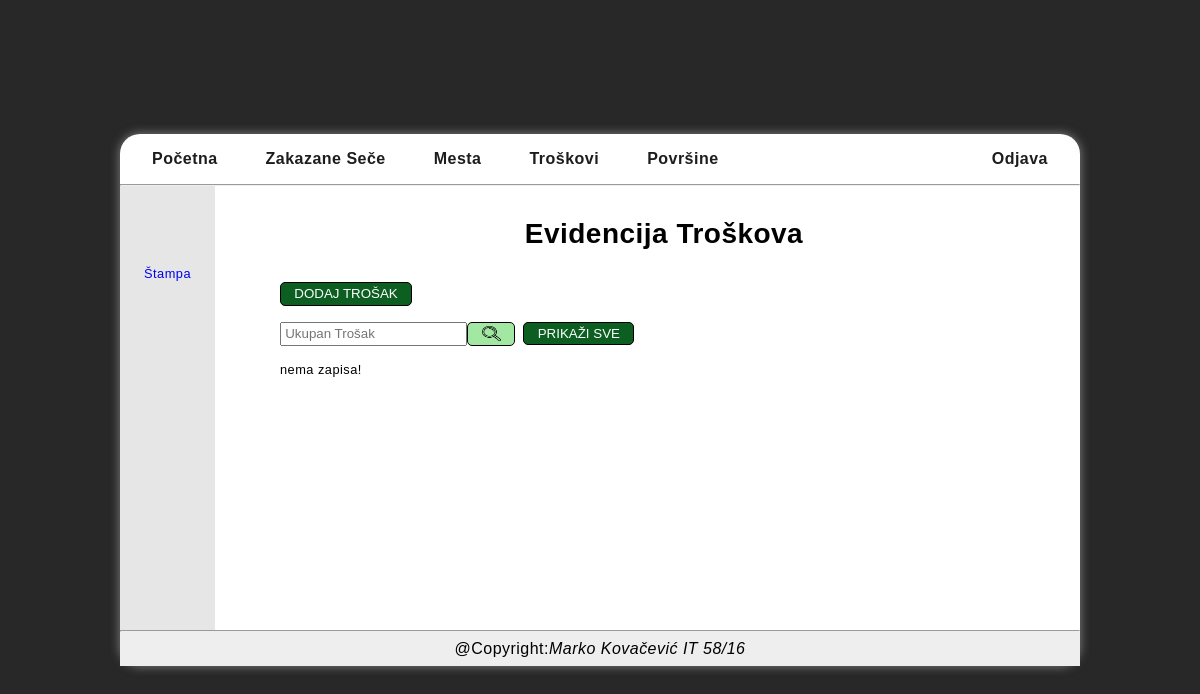
The app's page /FrontEnd/src/Stranice/Trosak/trosakAdmin.php (signed in), older data.
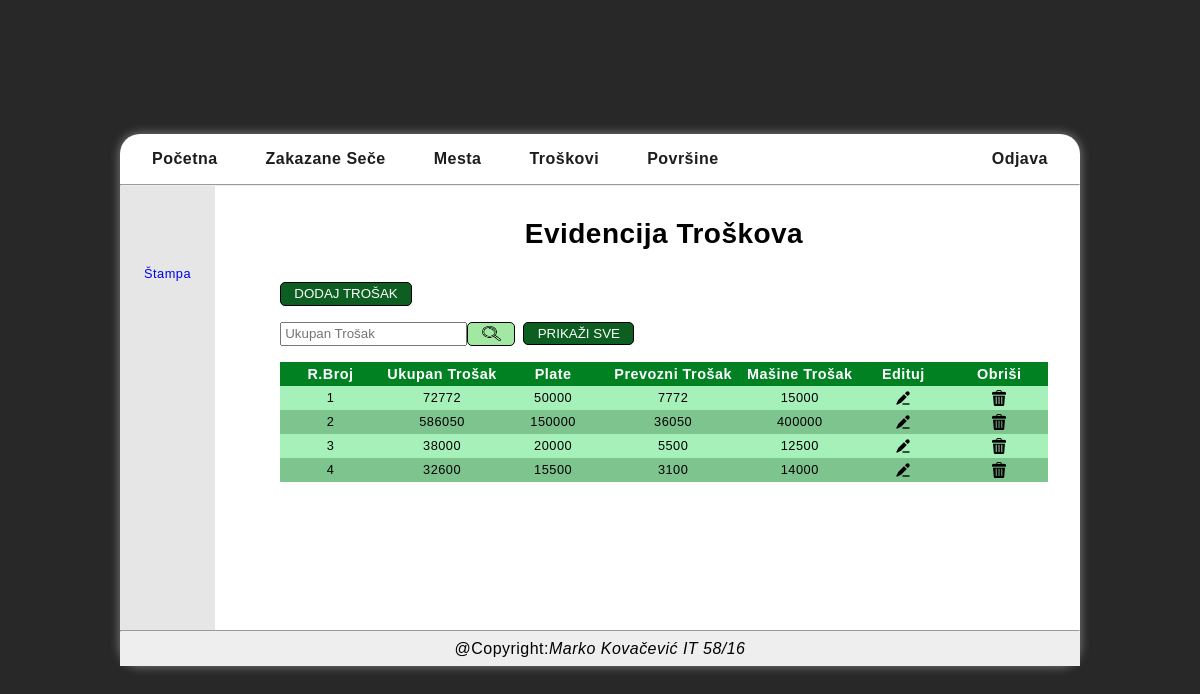
The same page, newer data.
### tables this page shows
create table `TROSAK`
(
    trosakID        int not null AUTO_INCREMENT PRIMARY KEY,
    ukupanTrosak    int not null,
    plate           int not null,
    prevozniTrosak  int not null,
    masineTrosak    int not null
);

### BackEnd/Klase/BaznaKonekcija.php (called while the page is built, shortened)
<?php
class Konekcija{
public $KompletanNazivBazePodataka;
public $VerzijaMySQLNaredbi;
private $korisnik;
private $sifra;
private $host;
private function UcitajVerzijuMYSQLNaredbi(){
    $VerzijaPHP = phpversion();
    if($VerzijaPHP<'7.0.0'){
        $this->VerzijaMySQLNaredbi="mysql";
    }else {
        $this->VerzijaMySQLNaredbi="mysqli";
    }
}
private function UcitajParamKonekcije($PutanjaNazivFajlaXMLParametriKonekcije){
    $xml=simplexml_load_file($PutanjaNazivFajlaXMLParametriKonekcije) or die("Greska: ne postoji fajl BazniParamKonekcije.xml");
    $this->host=$xml->host;
    $this->korisnik=$xml->korisnik;
    $this->sifra=$xml->sifra;
    $this->prefiks_baze_podataka = $xml->prefiks_baze_podataka;
    $this->naziv_baze_podataka = $xml->naziv_baze_podataka;
    $this->KompletanNazivBazePodataka = $this->prefiks_baze_podataka.$this->naziv_baze_podataka;
}
public function connect(){
    if($this->VerzijaMySQLNaredbi=="mysqli"){
        $this->konekcijaDB = mysqli_connect($this->host, $this->korisnik, $this->sifra, $this->KompletanNazivBazePodataka);
    }else{
        $this->konekcijaMYSQL = mysql_connect($this->host, $this->korisnik, $this->sifra);
        $this->konekcijaDB = mysql_select_db($this->KompletanNazivBazePodataka, $this->konekcijaMYSQL);
    }
 }
}
?>

### BackEnd/Klase/BaznaTabela.php (called while the page is built, shortened)
<?php
 class Tabela{
 public $OtvorenaKonekcija;
 public $TipMYSQL;
 public $ListaZapisa;
 public function __construct($NovaOtvorenaKonekcija, $NoviNazivTabele) {
        $this->OtvorenaKonekcija = $NovaOtvorenaKonekcija;
        $this->TipMYSQL = $NovaOtvorenaKonekcija->VerzijaMySQLNaredbi;
 }
    public function UcitajSvePoUpitu($Upit)
    {
        if($this->TipMYSQL=="mysqli"){
            $this->Kolekcija = mysqli_query($this->OtvorenaKonekcija->konekcijaDB, $Upit);
            $this->BrojZapisa = mysqli_num_rows($this->Kolekcija);
        }
        else{
            $this->Kolekcija = mysql_query($Upit);
            $this->BrojZapisa = mysql_num_rows($this->Kolekcija);
        }
    }
    public function PrebaciKolekcijuUListu($Kolekcija)
    {
        $ListaZapisa = array();
        if($this->TipMYSQL=="mysqli")
        {
            while($RedZapisa = mysqli_fetch_array($Kolekcija, MYSQLI_NUM))
            {
                $this->ListaZapisa[] = $RedZapisa;
            }
        }
        else{
            while($RedZapisa = mysql_fetch_array($Kolekcija, MYSQLI_NUM))
            {
                $this->ListaZapisa[] = $RedZapisa;
            }
        }
      return $ListaZapisa;
    }
    public function DajVrednostPoRednomBrojuZapisaPoRBPolja($Kolekcija, $RBZapisa, $RBPolja)
    {
        if($this->TipMYSQL=="mysqli")
        {
            $RedZapisa = $this->ListaZapisa[$RBZapisa];
            $Vrednost = $RedZapisa [$RBPolja];
        }
        else{
            $Vrednost = mysql_result($Kolekcija, $RBZapisa, $RBPolja);
        }
      return $Vrednost;
    }
 }
?>

### BackEnd/Klase/DBTrosak.php (called while the page is built, shortened)
<?php
class DBTrosak extends Tabela
{
    public function DajSvePodatkeOTroskovima($filterParametar){
        if(isset($filterParametar)){
            $upit="select * from `".$this->NazivBazePodataka."`.`TROSAK` where `trosakID`='".$filterParametar."'";
        }else{
            $upit="select * from `".$this->NazivBazePodataka."`.`TROSAK`";
        }
        $this->UcitajSvePoUpitu($upit);
    }
}
?>

### FrontEnd/src/Stranice/Trosak/trosakAdmin.php (the view, shortened to what the changed rows need)
<?php
    require $_SERVER['DOCUMENT_ROOT'] . "/SECA-SUMA/BackEnd/Klase/BaznaKonekcija.php";
       $ovlascenje=$_SESSION["ovlascenje"];
    require $_SERVER['DOCUMENT_ROOT'] . "/SECA-SUMA/BackEnd/Klase/BaznaTabela.php";
    $KonekcijaObject = new Konekcija($_SERVER['DOCUMENT_ROOT'] . '/SECA-SUMA/BackEnd/Klase/BazniParamKonekcije.xml');
    $KonekcijaObject->connect();
    if($KonekcijaObject->konekcijaDB){
        require $_SERVER['DOCUMENT_ROOT'] . "/SECA-SUMA/BackEnd/Klase/DBTrosak.php";
        $TrosakObject = new DBTrosak($KonekcijaObject,"trosak");
        if(isset($_GET['filtriraj'])){
            $filter=$_GET['filter'];
            $TrosakObject->DajSvePodatkeOTroskovima($filter);
        }else{
            $filter=null;
            $TrosakObject->DajSvePodatkeOTroskovima($filter);
        }
    }else{
        echo"Neuspesna konekcija";
    }
?>
<!DOCTYPE html>
<html lang="sr" class="html">
<head>
    <link href="/SECA-SUMA/style.css" type="text/css" rel="stylesheet">
    <link href="trosak.css" type="text/css" rel="stylesheet">
</head>
<body class="glavniKontejner seca body">
    <?php require $_SERVER['DOCUMENT_ROOT'] . "/SECA-SUMA/FrontEnd/src/Delovi/Header/headerAdmin.php"?>
  <section class="index">
  <div class="sadrzajAside">
            <aside class="leviMeni">
                <?php require $_SERVER['DOCUMENT_ROOT'] . "/SECA-SUMA/FrontEnd/src/Delovi/LeviMeni/leviMeni.php"?>
            </aside>
</div>
<div class="seca__sadrzaj seca">
    <div class="seca__h1Wrap">
        <h1 class="seca__h1">Evidencija Troškova</h1>
    </div>
        <div class="seca__optionsWrap">
        </div>
        <?php
            if ($TrosakObject->BrojZapisa==0)
            {
                echo "nema zapisa!";
            }
        else
            {
               echo' <table class="table seca__table">';
               echo' <thead class="seca__thead">';
               echo'     <tr class="seca__headTr">';
               echo'         <th>R.Broj</th>';
               echo'         <th>Ukupan Trošak</th>';
               echo'         <th>Plate</th>';
               echo'         <th>Prevozni Trošak</th>';
               echo'         <th>Mašine Trošak</th>';
               if($ovlascenje === "admin"){
               echo'         <th>Edituj</th>';
               echo'         <th>Obriši</th>';
               }
               echo'     </tr>';
               echo' </thead>';
               echo'<tbody class="seca__tableBody">';
               for($RBZapisa = 0; $RBZapisa < $TrosakObject->BrojZapisa; $RBZapisa++){
                $Rbroj = $RBZapisa + 1;
                $trosakID=$TrosakObject->DajVrednostPoRednomBrojuZapisaPoRBPolja($TrosakObject->Kolekcija, $RBZapisa,0);
                $ukupanTrosak=$TrosakObject->DajVrednostPoRednomBrojuZapisaPoRBPolja($TrosakObject->Kolekcija, $RBZapisa,1);
                $plate=$TrosakObject->DajVrednostPoRednomBrojuZapisaPoRBPolja($TrosakObject->Kolekcija, $RBZapisa,2);
                $prevozniTrosak=$TrosakObject->DajVrednostPoRednomBrojuZapisaPoRBPolja($TrosakObject->Kolekcija, $RBZapisa,3);
                $masineTrosak=$TrosakObject->DajVrednostPoRednomBrojuZapisaPoRBPolja($TrosakObject->Kolekcija, $RBZapisa,4);
                echo'<tr>';
                echo'<td>' .$Rbroj.'</td>';
                echo'<td>' .$ukupanTrosak. '</td>';
                echo'<td>' .$plate. '</td>';
                echo'<td>' .$prevozniTrosak. '</td>';
                echo'<td>' .$masineTrosak. '</td>';
                if($ovlascenje === "admin"){
                echo'<td><form action="/SECA-SUMA/FrontEnd/src/Modali/Izmena/editovanjeTrosak.php" class="otvaranjeEditFormeBtn" method="POST"><input type="hidden" name="trosakID" value='.$trosakID.'><input class="input-slika" type="image" src="/SECA-SUMA/FrontEnd/Assets/edit-text.png" name="EditujSecu"></form></td>';
                echo'<td><form action="/SECA-SUMA/FrontEnd/src/Modali/Brisanje/trosakObrisi.php" method="POST"><input type="hidden" name="trosakID" value='.$trosakID.'><input class="input-slika" type="image"src="/SECA-SUMA/FrontEnd/Assets/trash-can.png" name="ObrisiSecu"></form></td>';
                }
                echo'</tr>';
               }
            }
        ?>
        </tbody>
    </table>
</div>
</section>
<div class="seca__formDodajOtvori"><?php include $_SERVER['DOCUMENT_ROOT'] . "/SECA-SUMA/FrontEnd/src/Modali/DodajNovo/troskovi__dodajNovo.php"?></div>
    <footer><?php require $_SERVER['DOCUMENT_ROOT'] . "/SECA-SUMA/FrontEnd/src/Delovi/Footer/footer.php"?></footer>
</body>
</html>

Row changes from the older to the newer data that the page shows:
added trosak: Rbroj "1", ukupanTrosak "72772", plate "50000", prevozniTrosak "7772", masineTrosak "15000"
added trosak: Rbroj "2", ukupanTrosak "586050", plate "150000", prevozniTrosak "36050", masineTrosak "400000"
added trosak: Rbroj "3", ukupanTrosak "38000", plate "20000", prevozniTrosak "5500", masineTrosak "12500"
added trosak: Rbroj "4", ukupanTrosak "32600", plate "15500", prevozniTrosak "3100", masineTrosak "14000"
Text that changed along with them:
text no longer shown: "nema zapisa!"
text now shown: "R.Broj Ukupan Trošak Plate Prevozni Trošak Mašine Trošak Edituj Obriši"
